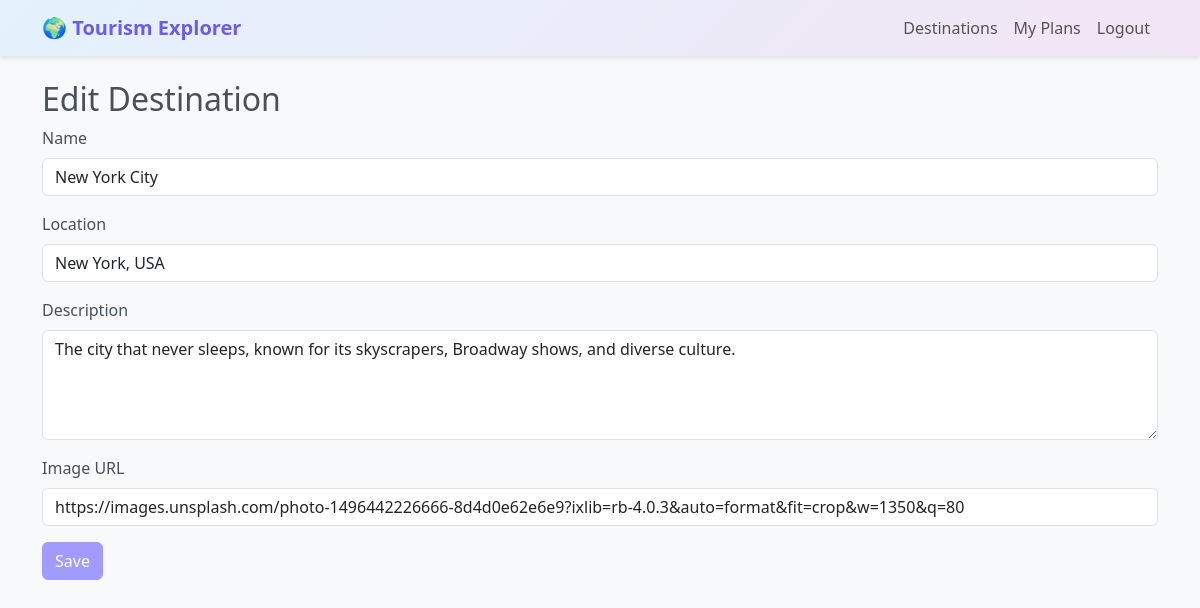
The app's page /edit_destination/1 (signed in) with its own data.
### models.py (models this page shows)
class Destination(db.Model):
    id = db.Column(db.Integer, primary_key=True)
    name = db.Column(db.String(100), nullable=False)
    description = db.Column(db.Text, nullable=False)
    location = db.Column(db.String(100), nullable=False)
    image_url = db.Column(db.String(200))

### app.py (the view, shortened to what this page needs)
@app.route('/edit_destination/<int:id>', methods=['GET', 'POST'])
@login_required
def edit_destination(id):
    destination = Destination.query.get_or_404(id)
    form = DestinationForm(obj=destination)
    return render_template('destination_form.html', form=form, destination=destination)

### forms.py
class DestinationForm(FlaskForm):
    name = StringField('Name', validators=[DataRequired()])
    description = TextAreaField('Description', validators=[DataRequired()])
    location = StringField('Location', validators=[DataRequired()])
    image_url = StringField('Image URL')
    submit = SubmitField('Save')

### app.py (called while the page is built)
@login_manager.user_loader
def load_user(user_id):
    return User.query.get(int(user_id))

### templates/destination_form.html (shortened to what this page needs)
{% extends "base.html" %}
{% block content %}
<h2>{% if destination %}Edit{% else %}Add{% endif %} Destination</h2>
<form method="POST">
    <div class="mb-3">
        {{ form.name.label(class="form-label") }}
        {{ form.name(class="form-control") }}
    </div>
    <div class="mb-3">
        {{ form.location.label(class="form-label") }}
        {{ form.location(class="form-control") }}
    </div>
    <div class="mb-3">
        {{ form.description.label(class="form-label") }}
        {{ form.description(class="form-control", rows=4) }}
    </div>
    <div class="mb-3">
        {{ form.image_url.label(class="form-label") }}
        {{ form.image_url(class="form-control") }}
    </div>
    <button type="submit" class="btn btn-primary">Save</button>
</form>
{% endblock %}

### templates/base.html (style rules this page uses)
body { background-color: #f8f9fa; color: #495057; }
.btn-primary { background-color: #a29bfe; border-color: #a29bfe; }

### records on screen
Destination: name "New York City", location "New York, USA", description "The city that never sleeps, known for its skyscrapers, Broadway shows, and diverse culture.", image_url "https://images.unsplash.com/photo-1496442226666-8d4d0e62e6e9?ixlib=rb-4.0.3&auto=format&fit=crop&w=1350&q=80"
